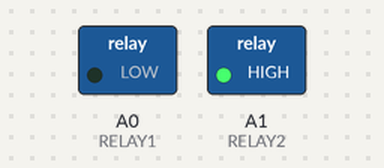
This sketch was run on a simulated Arduino Uno, built with avr-gcc and run on an emulated ATmega328P. On the bench: switched loads named in the sketch (green lamp = pin HIGH). Dashed ring = blinking. What the sketch prints to the serial monitor is not drawn.

Above: at 0.5 s.
Timing chart, 0 to 4.6 s (numbered marks = the images above):
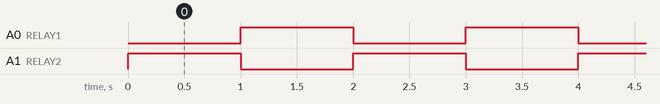

The sketch:

relay.ino
```cpp
int RELAY1 = A0;
int RELAY2 = A1;

void setup() {
  // put your setup code here, to run once:
  pinMode(RELAY1, OUTPUT);
  pinMode(RELAY2, OUTPUT);

  digitalWrite(RELAY1, HIGH);
  digitalWrite(RELAY2, HIGH);

  Serial.begin(9600);
}

void loop() {

  // put your main code here, to run repeatedly:
  digitalWrite(RELAY1, LOW);
  Serial.println("RELAY1 ON");
  delay(1000);

  digitalWrite(RELAY1, HIGH);
  Serial.println("RELAY1 OFF");
//  delay(delayValue);

  digitalWrite(RELAY2, LOW);
  Serial.println("RELAY2 ON");
  delay(1000);

  digitalWrite(RELAY2, HIGH);
  Serial.println("RELAY2 OFF");
//  delay(delayValue);
}
```

Measured:
- by itself, A0 (RELAY1), A1 (RELAY2): alternates HIGH for 1.0 s and LOW for 1.0 s
- by itself, everything shown: repeats every 2.0 s, in 3 steps
